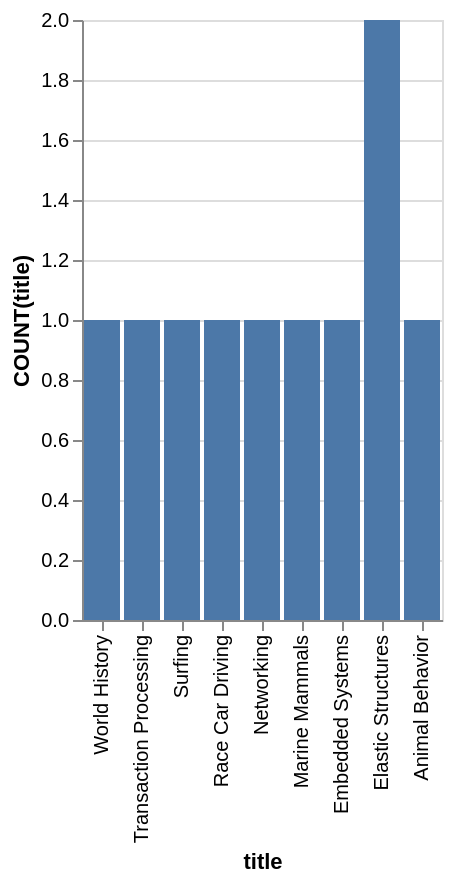

The Vega-Lite source for this figure:
### Vega-Lite specification from a JSON file in a GitHub repository (floating-point values rounded to 4 significant figures)
{"data": {"values": [{"x_data": "World History", "y_data": 1}, {"x_data": "Transaction Processing", "y_data": 1}, {"x_data": "Surfing", "y_data": 1}, {"x_data": "Race Car Driving", "y_data": 1}, {"x_data": "Networking", "y_data": 1}, {"x_data": "Marine Mammals", "y_data": 1}, {"x_data": "Embedded Systems", "y_data": 1}, {"x_data": "Elastic Structures", "y_data": 2}, {"x_data": "Animal Behavior", "y_data": 1}]}, "mark": "bar", "encoding": {"x": {"field": "x_data", "type": "nominal", "title": "title", "sort": "descending"}, "y": {"field": "y_data", "type": "quantitative", "title": "COUNT(title)"}}}
